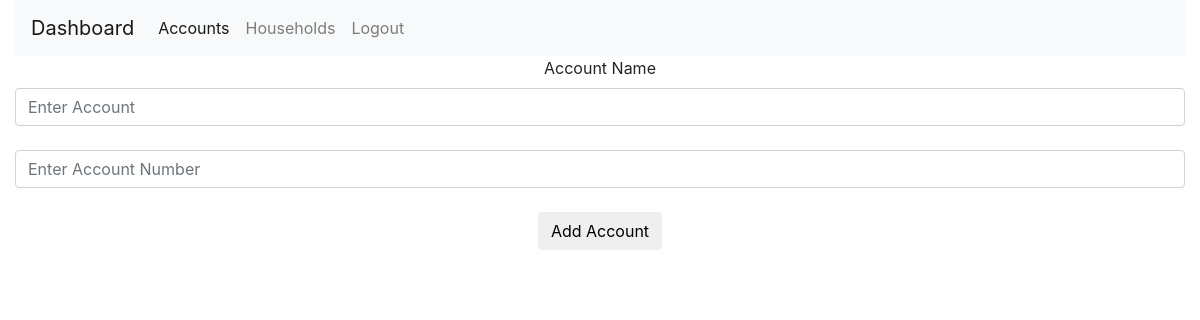
Before: /accounts/ (signed in) with the older database file.
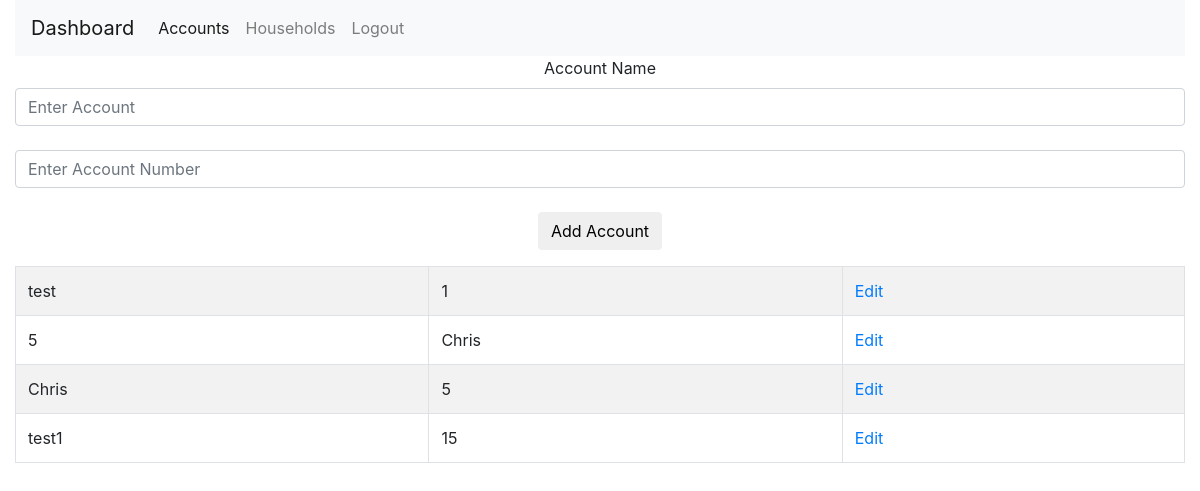
After: the same page with the newer database file.
### classes/table_classes.py (models this page shows, shortened)
class accounts(db.Model):
	id = db.Column(db.Integer, primary_key=True)
	account_number=db.Column(db.Integer, unique=True, nullable=False)
	name = db.Column(db.String(500), unique=False, nullable=True)
	custodian = db.Column(db.String(100), unique=False, nullable=True)
	opening_date = db.Column(db.Date(), unique=False, nullable=True)
	balance=db.Column(db.Numeric(), unique=False, nullable=True)
	household_id= db.Column(db.Integer, db.ForeignKey('households.id', ondelete='SET NULL'), nullable=True)
	fee_id= db.Column(db.Integer, db.ForeignKey('fee_structure.id', ondelete='SET NULL'), nullable=True)

### __init__.py (the view, shortened to what this page needs)
@app.route('/accounts/', methods = ['POST','GET'])
@login_required
def accounts_display():
    table=db.session.query(accounts).all()
    table=db.session.query(accounts).all()
    return render_template('accounts.html',table=table)

### __init__.py (called while the page is built)
def login_required(f):
	@wraps(f)
	def wrap(*args,**kwargs):
		if 'logged_in' in session:
			return f(*args,**kwargs)
		else:
			flash("Login Required")
			return redirect (url_for('login'))
	return wrap

### templates/accounts.html (shortened to what this page needs)
{% extends "header.html" %}
{% block body %}
<form action="/accounts/" method="post">
    <div class="form-group">
        <label for="lg">Account Name</label>
        <input type="text" class="form-control" placeholder="Enter Account" name="account" id="lg"> </br>
        <input type="text" class="form-control" placeholder="Enter Account Number" name="account_number" id="lg"> </br>
        <button type="submit" class="btn btn-default">Add Account</button>
    </div>
</form>
<div class = "center">
<div class="table-wrapper-scroll-y">
<table class="table table-bordered table-striped">
{% for row in table %}
    <tr>
        <td>{{row.name}}</td>
        <td>{{row.account_number}}</td>
        <td> <a href= {{ '/households/' ~ row.id }}>  Edit </a> </td>
    </tr>
{% endfor %}
</table>
</div>
</div>
{% endblock %}

### templates/header.html (shortened to what this page needs)
<!DOCTYPE html>
<html lang="en">
<head>
    <link href= "..\static\css\bootstrap.min.css" rel = "stylesheet" >
<head>
<body>
<div class = "container-fluid" align="center" style="min-height:100%">
  <nav class="navbar navbar-expand-lg navbar-light bg-light">
    <a class="navbar-brand" href="\dashboard\">Dashboard</a>
    <div class="collapse navbar-collapse" id="navbarNavAltMarkup">
      <div class="navbar-nav">
        <a class="nav-item nav-link active" href="/accounts/">Accounts
        <a class="nav-item nav-link" href="/households/">Households</a>
        <a class="nav-item nav-link" href="/logout/">Logout</a>
      </div>
    </div>
  </nav>
{% block body %} {% endblock %}
</body>
</html>

### templates/header.html (style rules this page uses)
.center { height: 400px !important; overflow: scroll; }

Changed rows visible on the page:
added accounts: name "test", account_number "1"
added accounts: name "5", account_number "Chris"
added accounts: name "Chris", account_number "5"
added accounts: name "test1", account_number "15"
